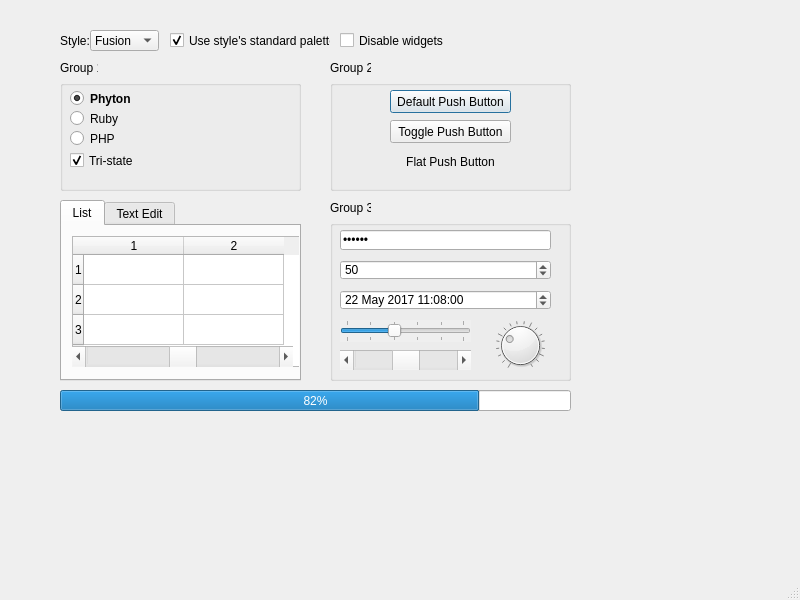
<?xml version="1.0" encoding="UTF-8"?>
<ui version="4.0">
 <class>MainWindow</class>
 <widget class="QMainWindow" name="MainWindow">
  <property name="geometry">
   <rect>
    <x>0</x>
    <y>0</y>
    <width>800</width>
    <height>600</height>
   </rect>
  </property>
  <property name="mouseTracking">
   <bool>true</bool>
  </property>
  <property name="tabletTracking">
   <bool>true</bool>
  </property>
  <property name="acceptDrops">
   <bool>false</bool>
  </property>
  <property name="windowTitle">
   <string>MainWindow</string>
  </property>
  <property name="layoutDirection">
   <enum>Qt::LeftToRight</enum>
  </property>
  <property name="animated">
   <bool>true</bool>
  </property>
  <property name="documentMode">
   <bool>false</bool>
  </property>
  <property name="dockNestingEnabled">
   <bool>false</bool>
  </property>
  <property name="unifiedTitleAndToolBarOnMac">
   <bool>false</bool>
  </property>
  <widget class="QWidget" name="centralwidget">
   <widget class="QProgressBar" name="progressBar">
    <property name="geometry">
     <rect>
      <x>60</x>
      <y>390</y>
      <width>511</width>
      <height>21</height>
     </rect>
    </property>
    <property name="layoutDirection">
     <enum>Qt::LeftToRight</enum>
    </property>
    <property name="autoFillBackground">
     <bool>false</bool>
    </property>
    <property name="value">
     <number>82</number>
    </property>
    <property name="orientation">
     <enum>Qt::Horizontal</enum>
    </property>
    <property name="textDirection">
     <enum>QProgressBar::TopToBottom</enum>
    </property>
   </widget>
   <widget class="QLabel" name="label_3">
    <property name="geometry">
     <rect>
      <x>60</x>
      <y>30</y>
      <width>101</width>
      <height>21</height>
     </rect>
    </property>
    <property name="text">
     <string>Style:</string>
    </property>
   </widget>
   <widget class="QComboBox" name="comboBox">
    <property name="geometry">
     <rect>
      <x>90</x>
      <y>30</y>
      <width>69</width>
      <height>21</height>
     </rect>
    </property>
    <item>
     <property name="text">
      <string>Fusion</string>
     </property>
    </item>
   </widget>
   <widget class="QCheckBox" name="checkBox_2">
    <property name="geometry">
     <rect>
      <x>170</x>
      <y>30</y>
      <width>161</width>
      <height>21</height>
     </rect>
    </property>
    <property name="text">
     <string>Use style's standard palette</string>
    </property>
    <property name="checked">
     <bool>true</bool>
    </property>
   </widget>
   <widget class="QCheckBox" name="checkBox_3">
    <property name="geometry">
     <rect>
      <x>340</x>
      <y>30</y>
      <width>161</width>
      <height>21</height>
     </rect>
    </property>
    <property name="text">
     <string>Disable widgets</string>
    </property>
   </widget>
   <widget class="QGroupBox" name="groupBox">
    <property name="geometry">
     <rect>
      <x>60</x>
      <y>80</y>
      <width>241</width>
      <height>111</height>
     </rect>
    </property>
    <widget class="QRadioButton" name="radioButton">
     <property name="geometry">
      <rect>
       <x>10</x>
       <y>10</y>
       <width>82</width>
       <height>17</height>
      </rect>
     </property>
     <property name="font">
      <font>
       <weight>75</weight>
       <bold>true</bold>
      </font>
     </property>
     <property name="text">
      <string>Phyton</string>
     </property>
     <property name="checked">
      <bool>true</bool>
     </property>
    </widget>
    <widget class="QRadioButton" name="radioButton_2">
     <property name="geometry">
      <rect>
       <x>10</x>
       <y>30</y>
       <width>82</width>
       <height>17</height>
      </rect>
     </property>
     <property name="text">
      <string>Ruby</string>
     </property>
    </widget>
    <widget class="QRadioButton" name="radioButton_3">
     <property name="geometry">
      <rect>
       <x>10</x>
       <y>50</y>
       <width>82</width>
       <height>17</height>
      </rect>
     </property>
     <property name="text">
      <string>PHP</string>
     </property>
    </widget>
    <widget class="QCheckBox" name="checkBox_4">
     <property name="geometry">
      <rect>
       <x>10</x>
       <y>70</y>
       <width>161</width>
       <height>21</height>
      </rect>
     </property>
     <property name="text">
      <string>Tri-state</string>
     </property>
     <property name="checked">
      <bool>true</bool>
     </property>
    </widget>
   </widget>
   <widget class="QLabel" name="label">
    <property name="geometry">
     <rect>
      <x>60</x>
      <y>60</y>
      <width>38</width>
      <height>16</height>
     </rect>
    </property>
    <property name="text">
     <string>Group 1</string>
    </property>
   </widget>
   <widget class="QGroupBox" name="groupBox_3">
    <property name="geometry">
     <rect>
      <x>330</x>
      <y>80</y>
      <width>241</width>
      <height>111</height>
     </rect>
    </property>
    <widget class="QPushButton" name="pushButton">
     <property name="geometry">
      <rect>
       <x>60</x>
       <y>10</y>
       <width>121</width>
       <height>23</height>
      </rect>
     </property>
     <property name="text">
      <string>Default Push Button</string>
     </property>
     <property name="default">
      <bool>true</bool>
     </property>
    </widget>
    <widget class="QPushButton" name="pushButton_2">
     <property name="geometry">
      <rect>
       <x>60</x>
       <y>40</y>
       <width>121</width>
       <height>23</height>
      </rect>
     </property>
     <property name="text">
      <string>Toggle Push Button</string>
     </property>
    </widget>
    <widget class="QPushButton" name="pushButton_3">
     <property name="geometry">
      <rect>
       <x>60</x>
       <y>70</y>
       <width>121</width>
       <height>23</height>
      </rect>
     </property>
     <property name="text">
      <string>Flat Push Button</string>
     </property>
     <property name="flat">
      <bool>true</bool>
     </property>
    </widget>
   </widget>
   <widget class="QLabel" name="label_2">
    <property name="geometry">
     <rect>
      <x>330</x>
      <y>60</y>
      <width>41</width>
      <height>16</height>
     </rect>
    </property>
    <property name="text">
     <string>Group 2</string>
    </property>
   </widget>
   <widget class="QLabel" name="label_4">
    <property name="geometry">
     <rect>
      <x>330</x>
      <y>200</y>
      <width>41</width>
      <height>16</height>
     </rect>
    </property>
    <property name="text">
     <string>Group 3</string>
    </property>
   </widget>
   <widget class="QGroupBox" name="groupBox">
    <property name="geometry">
     <rect>
      <x>330</x>
      <y>220</y>
      <width>241</width>
      <height>161</height>
     </rect>
    </property>
    <widget class="QLineEdit" name="lineEdit">
     <property name="geometry">
      <rect>
       <x>10</x>
       <y>10</y>
       <width>211</width>
       <height>20</height>
      </rect>
     </property>
     <property name="text">
      <string>••••••</string>
     </property>
    </widget>
    <widget class="QSpinBox" name="spinBox">
     <property name="geometry">
      <rect>
       <x>10</x>
       <y>40</y>
       <width>211</width>
       <height>20</height>
      </rect>
     </property>
     <property name="value">
      <number>50</number>
     </property>
    </widget>
    <widget class="QDateTimeEdit" name="dateTimeEdit_2">
     <property name="geometry">
      <rect>
       <x>10</x>
       <y>70</y>
       <width>211</width>
       <height>20</height>
      </rect>
     </property>
     <property name="dateTime">
      <datetime>
       <hour>11</hour>
       <minute>8</minute>
       <second>0</second>
       <year>2017</year>
       <month>5</month>
       <day>22</day>
      </datetime>
     </property>
     <property name="calendarPopup">
      <bool>false</bool>
     </property>
    </widget>
    <widget class="QScrollBar" name="horizontalScrollBar">
     <property name="geometry">
      <rect>
       <x>10</x>
       <y>130</y>
       <width>131</width>
       <height>20</height>
      </rect>
     </property>
     <property name="autoFillBackground">
      <bool>true</bool>
     </property>
     <property name="value">
      <number>50</number>
     </property>
     <property name="orientation">
      <enum>Qt::Horizontal</enum>
     </property>
     <property name="invertedAppearance">
      <bool>false</bool>
     </property>
    </widget>
    <widget class="QSlider" name="horizontalSlider">
     <property name="geometry">
      <rect>
       <x>10</x>
       <y>100</y>
       <width>131</width>
       <height>22</height>
      </rect>
     </property>
     <property name="layoutDirection">
      <enum>Qt::LeftToRight</enum>
     </property>
     <property name="autoFillBackground">
      <bool>true</bool>
     </property>
     <property name="value">
      <number>40</number>
     </property>
     <property name="sliderPosition">
      <number>40</number>
     </property>
     <property name="tracking">
      <bool>false</bool>
     </property>
     <property name="orientation">
      <enum>Qt::Horizontal</enum>
     </property>
     <property name="invertedAppearance">
      <bool>false</bool>
     </property>
     <property name="invertedControls">
      <bool>false</bool>
     </property>
     <property name="tickPosition">
      <enum>QSlider::TicksBothSides</enum>
     </property>
     <property name="tickInterval">
      <number>20</number>
     </property>
    </widget>
    <widget class="QDial" name="dial">
     <property name="geometry">
      <rect>
       <x>160</x>
       <y>100</y>
       <width>61</width>
       <height>51</height>
      </rect>
     </property>
     <property name="mouseTracking">
      <bool>false</bool>
     </property>
     <property name="value">
      <number>30</number>
     </property>
     <property name="sliderPosition">
      <number>30</number>
     </property>
     <property name="tracking">
      <bool>true</bool>
     </property>
     <property name="invertedAppearance">
      <bool>false</bool>
     </property>
     <property name="invertedControls">
      <bool>false</bool>
     </property>
     <property name="wrapping">
      <bool>false</bool>
     </property>
     <property name="notchTarget">
      <double>5.700000000000000</double>
     </property>
     <property name="notchesVisible">
      <bool>true</bool>
     </property>
    </widget>
   </widget>
   <widget class="QTabWidget" name="tabWidget">
    <property name="geometry">
     <rect>
      <x>60</x>
      <y>200</y>
      <width>241</width>
      <height>181</height>
     </rect>
    </property>
    <property name="currentIndex">
     <number>0</number>
    </property>
    <widget class="QWidget" name="tab">
     <attribute name="title">
      <string>List</string>
     </attribute>
     <widget class="QTableWidget" name="tableWidget">
      <property name="geometry">
       <rect>
        <x>10</x>
        <y>10</y>
        <width>241</width>
        <height>131</height>
       </rect>
      </property>
      <row>
       <property name="text">
        <string>1</string>
       </property>
      </row>
      <row>
       <property name="text">
        <string>2</string>
       </property>
      </row>
      <row>
       <property name="text">
        <string>3</string>
       </property>
      </row>
      <column>
       <property name="text">
        <string>1</string>
       </property>
      </column>
      <column>
       <property name="text">
        <string>2</string>
       </property>
      </column>
     </widget>
     <widget class="QScrollBar" name="horizontalScrollBar_2">
      <property name="geometry">
       <rect>
        <x>10</x>
        <y>120</y>
        <width>221</width>
        <height>21</height>
       </rect>
      </property>
      <property name="autoFillBackground">
       <bool>true</bool>
      </property>
      <property name="value">
       <number>50</number>
      </property>
      <property name="orientation">
       <enum>Qt::Horizontal</enum>
      </property>
      <property name="invertedAppearance">
       <bool>false</bool>
      </property>
     </widget>
    </widget>
    <widget class="QWidget" name="tab_2">
     <attribute name="title">
      <string>Text Edit</string>
     </attribute>
    </widget>
   </widget>
  </widget>
  <widget class="QMenuBar" name="menubar">
   <property name="geometry">
    <rect>
     <x>0</x>
     <y>0</y>
     <width>800</width>
     <height>21</height>
    </rect>
   </property>
  </widget>
  <widget class="QStatusBar" name="statusbar"/>
 </widget>
 <resources/>
 <connections/>
</ui>
